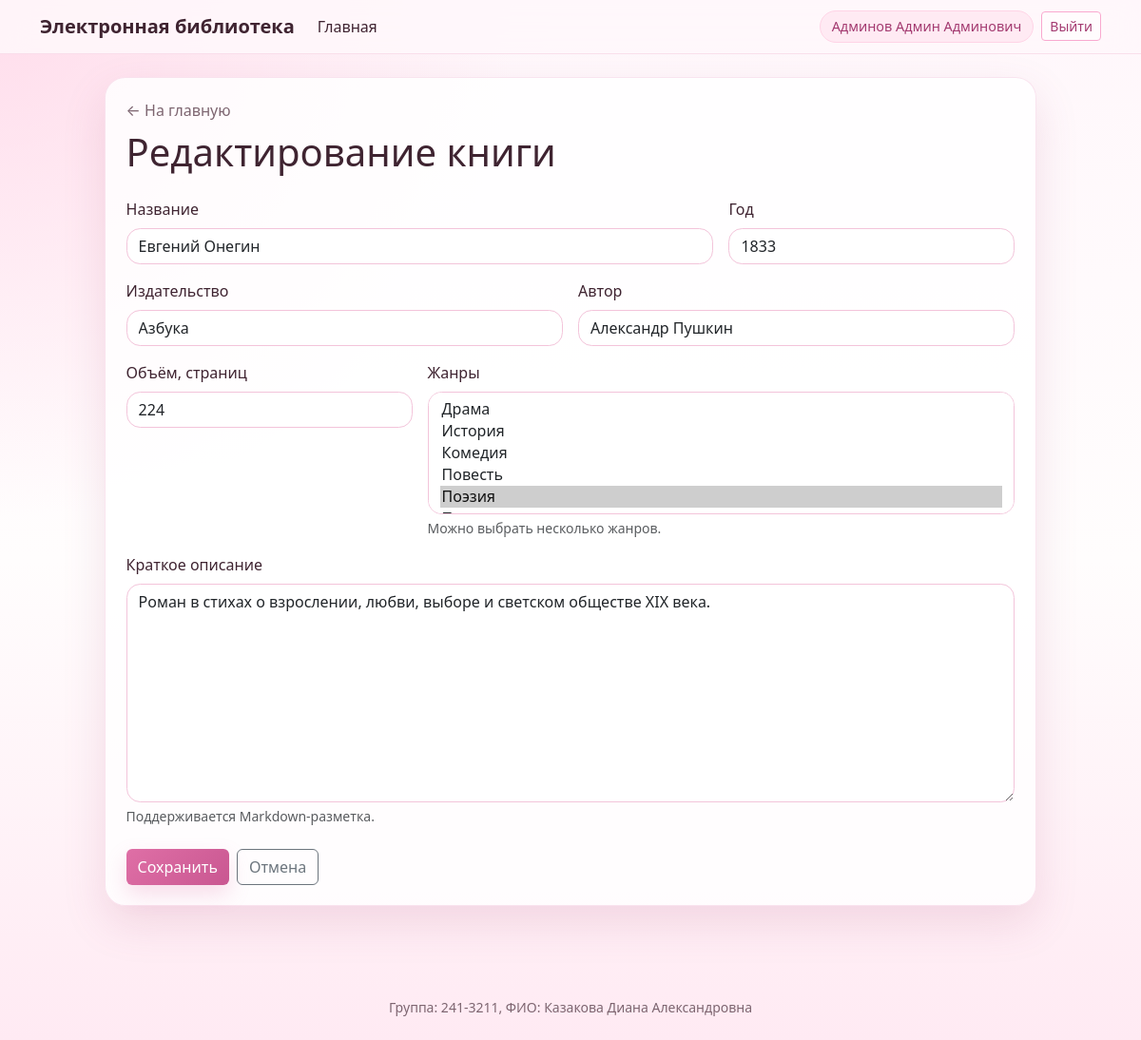
The app's page /books/1/edit (signed in) with its own data.
### models.py (models this page shows, shortened)
class User(UserMixin, db.Model):
    __tablename__ = "users"
    id = db.Column(db.Integer, primary_key=True)
    login = db.Column(db.String(80), nullable=False, unique=True)
    password_hash = db.Column(db.String(255), nullable=False)
    last_name = db.Column(db.String(80), nullable=False)
    first_name = db.Column(db.String(80), nullable=False)
    middle_name = db.Column(db.String(80), nullable=True)
    role_id = db.Column(db.Integer, db.ForeignKey("roles.id"), nullable=False)
    role = db.relationship("Role", back_populates="users")
    reviews = db.relationship("Review", back_populates="user", cascade="all, delete-orphan")
    @property
    def full_name(self):
        parts = [self.last_name, self.first_name, self.middle_name]
        return " ".join(part for part in parts if part)
    @property
    def role_name(self):
        return self.role.name if self.role else ""

class Book(db.Model):
    __tablename__ = "books"
    id = db.Column(db.Integer, primary_key=True)
    title = db.Column(db.String(255), nullable=False)
    description = db.Column(db.Text, nullable=False)
    year = db.Column(db.Integer().with_variant(mysql.YEAR, "mysql"), nullable=False)
    publisher = db.Column(db.String(255), nullable=False)
    author = db.Column(db.String(255), nullable=False)
    pages = db.Column(db.Integer, nullable=False)
    genres = db.relationship("Genre", secondary=book_genres, back_populates="books")
    cover = db.relationship("Cover", back_populates="book", cascade="all, delete-orphan", uselist=False)
    reviews = db.relationship("Review", back_populates="book", cascade="all, delete-orphan")

### app.py (the view, shortened to what this page needs)
    @app.route("/books/<int:book_id>/edit", methods=["GET", "POST"])
    @role_required(ADMIN, MODER)
    def edit_book(book_id):
        book = db.get_or_404(Book, book_id)
        genres = Genre.query.order_by(Genre.name).all()
        selected = [genre.id for genre in book.genres]
        return render_template(
            "book_form.html",
            title="Редактирование книги",
            book=book,
            genres=genres,
            selected=selected,
            action=url_for("edit_book", book_id=book.id),
            is_edit=True,
            form={},
        )

### app.py (called while the page is built)
def role_required(*roles):
    def decorator(func):
        @wraps(func)
        def wrapper(*args, **kwargs):
            if not current_user.is_authenticated:
                flash(AUTH_MSG, "warning")
                return redirect(url_for("login", next=request.url))
            if current_user.role_name not in roles:
                flash(RIGHTS_MSG, "danger")
                return redirect(url_for("index"))
            return func(*args, **kwargs)
        return wrapper
    return decorator

### templates/book_form.html (shortened to what this page needs)
{% extends 'base.html' %}
{% from 'macros.html' import book_form %}
{% block head %}
<link rel="stylesheet" href="https://cdn.jsdelivr.net/npm/easymde/dist/easymde.min.css">
{% endblock %}
{% block content %}
<div class="soft-card wide-form">
    <div class="mb-4">
        <a class="muted-link" href="{{ url_for('index') }}">← На главную</a>
        <h1 class="mt-2">{{ title }}</h1>
    </div>
    <form method="post" action="{{ action }}" class="markdown-form" {% if not is_edit %}enctype="multipart/form-data"{% endif %}>
        {{ book_form(book, genres, selected, is_edit, form) }}
        <div class="d-flex gap-2 mt-4">
            <button class="btn btn-rose" type="submit">Сохранить</button>
            <a class="btn btn-outline-secondary" href="{{ url_for('index') }}">Отмена</a>
        </div>
    </form>
</div>
{% endblock %}

### templates/base.html (shortened to what this page needs)
<!doctype html>
<html lang="ru">
<head>
    <link href="https://cdn.jsdelivr.net/npm/bootstrap@5.3.3/dist/css/bootstrap.min.css" rel="stylesheet">
    <link rel="stylesheet" href="{{ url_for('static', filename='css/style.css') }}">
    {% block head %}{% endblock %}
</head>
<body>
<nav class="navbar navbar-expand-lg pink-nav sticky-top">
    <div class="container">
        <a class="navbar-brand fw-bold" href="{{ url_for('index') }}">Электронная библиотека</a>
        <div class="collapse navbar-collapse" id="navMenu">
            <ul class="navbar-nav me-auto mb-2 mb-lg-0">
                <li class="nav-item">
                    <a class="nav-link" href="{{ url_for('index') }}">Главная</a>
                </li>
            </ul>
            <div class="d-flex align-items-center gap-2">
                {% if current_user.is_authenticated %}
                    <span class="user-pill">{{ current_user.full_name }}</span>
                    <a class="btn btn-outline-rose btn-sm" href="{{ url_for('logout') }}">Выйти</a>
                {% else %}
                    <a class="btn btn-rose btn-sm" href="{{ url_for('login') }}">Войти</a>
                {% endif %}
            </div>
        </div>
    </div>
</nav>
<main class="container py-4">
    {% block content %}{% endblock %}
</main>
<footer class="footer py-4 mt-5">
    <div class="container text-center small">
        Группа: 241-3211, ФИО: Казакова Диана Александровна
    </div>
</footer>
</body>
</html>

### templates/macros.html (shortened to what this page needs)
{% macro book_form(book, genres, selected, is_edit, form) %}
    <div class="row g-3">
        <div class="col-md-8">
            <label class="form-label" for="title">Название</label>
            <input class="form-control" id="title" name="title" required
                   value="{{ form.get('title') if form else (book.title if book else '') }}">
        </div>
        <div class="col-md-4">
            <label class="form-label" for="year">Год</label>
            <input class="form-control" id="year" name="year" type="number" min="1" required
                   value="{{ form.get('year') if form else (book.year if book else '') }}">
        </div>
        <div class="col-md-6">
            <label class="form-label" for="publisher">Издательство</label>
            <input class="form-control" id="publisher" name="publisher" required
                   value="{{ form.get('publisher') if form else (book.publisher if book else '') }}">
        </div>
        <div class="col-md-6">
            <label class="form-label" for="author">Автор</label>
            <input class="form-control" id="author" name="author" required
                   value="{{ form.get('author') if form else (book.author if book else '') }}">
        </div>
        <div class="col-md-4">
            <label class="form-label" for="pages">Объём, страниц</label>
            <input class="form-control" id="pages" name="pages" type="number" min="1" required
                   value="{{ form.get('pages') if form else (book.pages if book else '') }}">
        </div>
        <div class="col-md-8">
            <label class="form-label" for="genres">Жанры</label>
            <select class="form-select" id="genres" name="genres" multiple required size="5">
                {% for genre in genres %}
                    <option value="{{ genre.id }}" {% if genre.id in selected %}selected{% endif %}>{{ genre.name }}</option>
                {% endfor %}
            </select>
            <div class="form-text">Можно выбрать несколько жанров.</div>
        </div>
        <div class="col-12">
            <label class="form-label" for="description">Краткое описание</label>
            <textarea class="form-control markdown-box" id="description" name="description" rows="9">{{ form.get('description') if form else (book.description if book else '') }}</textarea>
            <div class="form-text">Поддерживается Markdown-разметка.</div>
        </div>
    </div>
{% endmacro %}

### static/css/style.css (style rules this page uses)
:root { --rose-50: #fff7fb; --rose-100: #ffeaf3; --rose-200: #ffd4e6; --rose-300: #f9a9cf; --rose-500: #df6fa6; --rose-700: #a33a70; --ink: #3f2431; --muted: #7d6570; --white: #ffffff; --shadow: 0 18px 45px rgba(167, 69, 112, 0.15); }
body { min-height: 100vh; color: var(--ink); background: radial-gradient(circle at top left, rgba(255, 212, 230, 0.75), transparent 34rem), linear-gradient(180deg, var(--rose-50), #fffdfd 54%, var(--rose-100)); }
.pink-nav { background: rgba(255, 247, 251, 0.88); border-bottom: 1px solid rgba(223, 111, 166, 0.18); backdrop-filter: blur(14px); }
.navbar-brand, .nav-link { color: var(--ink) !important; }
.user-pill { padding: 0.35rem 0.75rem; border-radius: 999px; color: var(--rose-700); background: var(--rose-100); border: 1px solid var(--rose-200); font-size: 0.9rem; }
.btn-rose { color: #fff; background: linear-gradient(135deg, var(--rose-500), #c95791); border: none; box-shadow: 0 10px 22px rgba(223, 111, 166, 0.22); }
.btn-outline-rose { color: var(--rose-700); border-color: var(--rose-300); background: rgba(255, 255, 255, 0.5); }
.soft-card { padding: 1.35rem; background: rgba(255, 255, 255, 0.82); border: 1px solid rgba(223, 111, 166, 0.18); border-radius: 1.35rem; box-shadow: var(--shadow); }
.wide-form { max-width: 980px; margin: 0 auto; }
.form-control, .form-select { border-color: #f3c4da; border-radius: 0.9rem; }
.muted-link { color: var(--muted); text-decoration: none; }
.footer { color: var(--muted); }

### records on screen
User: full_name "Админов Админ Админович"
Book: title "Евгений Онегин", year "1833", publisher "Азбука", author "Александр Пушкин", pages "224", description "Роман в стихах о взрослении, любви, выборе и светском обществе XIX века."

### other values on screen
{{ title }} "Редактирование книги"
form field genres "Драма / История / Комедия / Повесть / Поэзия ☑"
